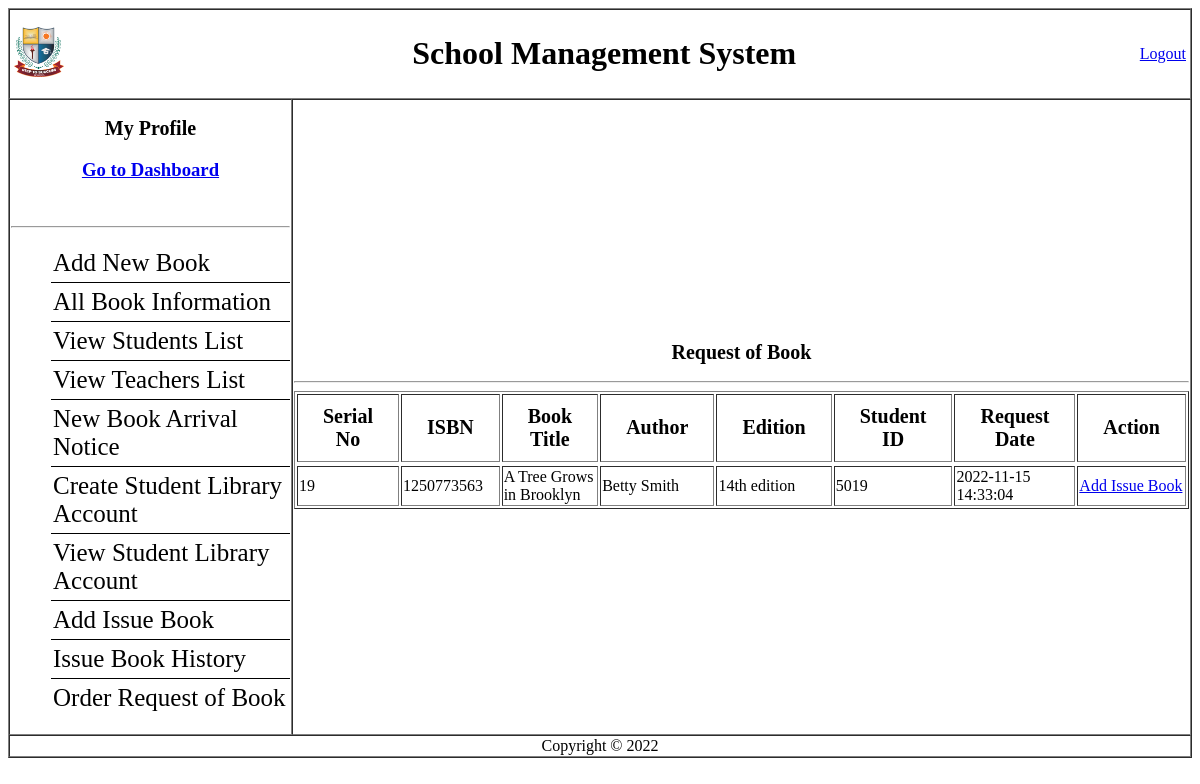
The app's page /Librarian/View/requestBookInfo.php (signed in) with its own data.
### tables this page shows
CREATE TABLE `requestbook` (
  `sl` int(11) NOT NULL,
  `isbn` varchar(70) NOT NULL,
  `title` varchar(70) NOT NULL,
  `author` varchar(70) NOT NULL,
  `edition` varchar(70) NOT NULL,
  `id` int(4) NOT NULL,
  `requestdate` timestamp NOT NULL DEFAULT current_timestamp() ON UPDATE current_timestamp()
);

### Librarian/Model/usersmodel.php (called while the page is built, shortened)
<?php
function ViewRequestBook()
     {
         $conn = getConnection();
         $sql = "select * from requestbook";
         $result = mysqli_query($conn, $sql);
         $RequestBook =[];
         while($row = mysqli_fetch_assoc($result))
         {
             array_push($RequestBook, $row);
         }
         return $RequestBook;
     }
?>

### Librarian/View/requestBookInfo.php (the view, shortened to what this page needs)
<?php $title= "Request of Book";
	include('header.php');
  include_once('../Model/usersmodel.php');
  $requestBookInfo = ViewRequestBook();
   ?>
    <table border="1" cellspacing="0" width="100%" >
      <tr>
        <td colspan="2">
          <table width="100%">
            <tr>
              <td><img height="50px" weight="50px" src="../Resources/logo.png" alt=""></td>
              <td align = "center"><h1>School Management System</h1></td>
              <td align = "right">
                <a href="../Controller/logout.php">Logout</a>
              </td>
            </tr>
          </table>
        </td>
      </tr>
      <tr id="navigation">
        <td width="350px">
        <h2 align="center"><a href="viewLibrarianProfile.php">My Profile</a></h2></h2>
          <h3 align="center"><a href="dashboard.php">Go to Dashboard</a></h3></br>
          <hr>
          <div id="sidebar">
          <ul>
            <li><a href="addnewbook.php">Add New Book</a></li>
            <li><a href="allBooksInfo.php">All Book Information</a></li>
            <li><a href="viewStudentsList.php">View Students List</a></li>
            <li><a href="viewTeachersList.php">View Teachers List</a></li>
            <li><a href="noticeForm.php">New Book Arrival Notice</a></li>
            <li><a href="studentLibraryAcc.php">Create Student Library Account</a></li>
            <li><a href="viewAllStudentsLibProfile.php">View Student Library Account</a></li>
            <li><a href="issueNewBook.php">Add Issue Book</a></li>
            <li><a href="issuedBookHistory.php">Issue Book History</a>
            <li><a href="orderRequestBook.php">Order Request of Book</a></li>
          </ul>
        </td>
        <td id="main content"><h2 align="center" ><?php echo $title; ?></h2><hr>
          <form action="../Controller/searchBookCheck.php" method="post">
          <div id="notice">
          <table align="center" border="1">
                    <tr>
                      <th>Serial No</th>
                      <th>ISBN</th>
                      <th>Book Title</th>
                      <th>Author</th>
                      <th>Edition</th>
                      <th>Student ID</th>
                      <th>Request Date</th>
                      <th>Action</th>
                    </tr>
                    <tr>
                  <?php  for($i=0; $i < count($requestBookInfo); $i++){ ?>
                 <tr>
                   <td><?php echo $requestBookInfo[$i]['sl'] ?></td>
                   <td><?php echo $requestBookInfo[$i]['isbn'] ?></td>
                   <td><?php echo $requestBookInfo[$i]['title'] ?></td>
                   <td><?php echo $requestBookInfo[$i]['author'] ?></td>
                   <td><?php echo $requestBookInfo[$i]['edition'] ?></td>
                   <td><?php echo $requestBookInfo[$i]['id'] ?></td>
                   <td><?php echo $requestBookInfo[$i]['requestdate'] ?></td>
                   <td><a href="issueNewBook.php?id=<?php echo $requestBookInfo[$i]['id']; ?>">Add Issue Book</a></td>
                  </tr><?php  } ?>
             </table>
              </div>
          </form>
        </td>
      </tr>
      <?php include('footer.php'); ?>

### Librarian/css/style.css (style rules this page uses)
#navigation h2 { font-size: 20px; text-align: center; }
#navigation h2 a { text-decoration: none; color: #000; }
#sidebar ul li { list-style-type: none; font-size: 25px; border-bottom: 1px solid #000; padding: 5px 2px; }
#sidebar ul li:last-child { border-bottom: 0; }
#sidebar ul li a { text-decoration: none; color: #000; }
#notice table th { padding: 10px 25px; font-size: 20px; }

### records on screen
requestbook: sl "19", isbn "1250773563", title "A Tree Grows in Brooklyn", author "Betty Smith", edition "14th edition", id "5019", requestdate "2022-11-15 14:33:04"

### other values on screen
$title "Request of Book"
